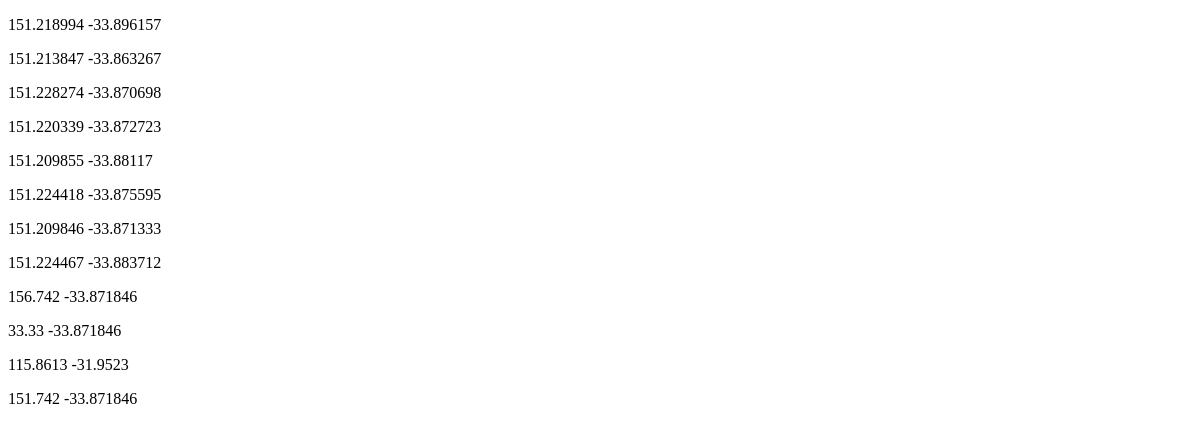
The app's page /longlat, older data.
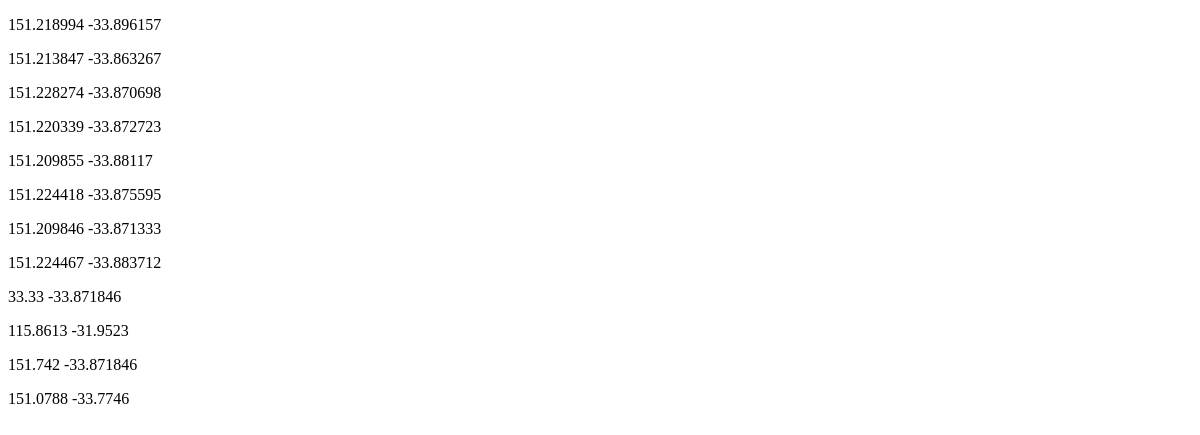
The same page, newer data.
### radius/models.py (models this page shows, shortened)
class Activity(models.Model):
    name = models.CharField(max_length=200, help_text='Activity Name')
    description = models.TextField(help_text='Activity Description')
    address = models.CharField(max_length=200, help_text='Activity Address')
    tags = models.ManyToManyField(ActivityTags, help_text='Select Tags')
    id = models.UUIDField(primary_key=True, default=uuid.uuid4,
                          help_text='Activity Key')
    datetime = models.DateTimeField(default=datetime.datetime.now())
    longitude = models.FloatField(default=151.7420)
    latitude = models.FloatField(default=-33.871846)
    image = models.ImageField(upload_to='images/', default='noimage.jpg')

### radius/views.py (the view)
# urls.py: path('longlat', views.longlat, name='longlattest'),
def longlat(request):
    activity_list = Activity.objects.all()
    context = {
        'activity_list': activity_list
    }
    return render(request, 'longlat.html', context)

### radius/templates/longlat.html (shortened to what this page needs)
<!DOCTYPE html>
<html lang="en">
<head>
{% for activity in activity_list %}
    <p>{{ activity.longitude }}
    {{ activity.latitude }}</p>
{% endfor %}
</head>
<body>
</body>
</html>

Row changes from the older to the newer data that the page shows:
removed Activity: longitude "156.742", latitude "-33.871846"
added Activity: longitude "151.0788", latitude "-33.7746"
